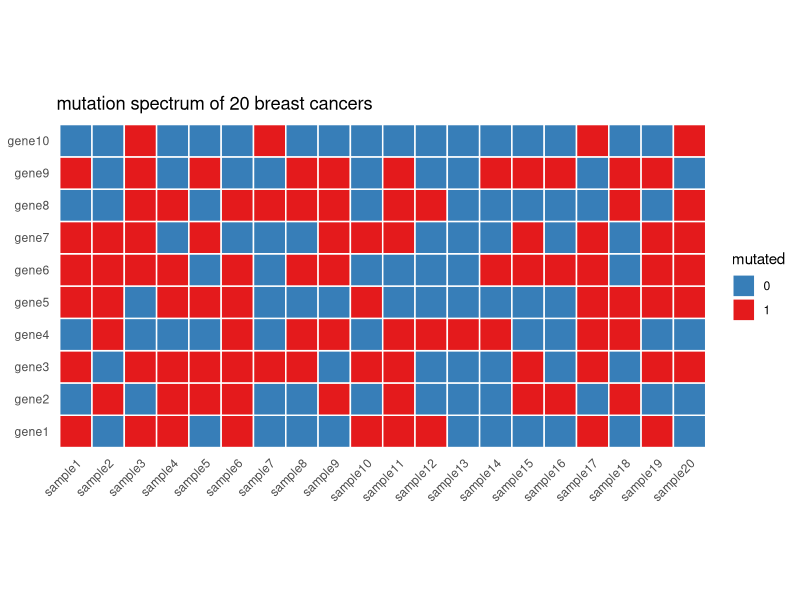

R code for this plot: (Note: this script raises an error after producing the figure.)
library(dplyr)
library(tidyr)
library(ggplot2)
library(RColorBrewer)
library(ggthemes)
mut<- replicate(20, sample(c(0,1), 10, replace=TRUE))
mut<- as.data.frame(mut)
colnames(mut)<- paste0("sample", 1:20)
mut<- mut %>% mutate(gene=paste0("gene", 1:10))
head(mut)
mut.tidy<- mut %>% tidyr::gather(sample, mutated, 1:20)
mut.tidy$gene<- factor(mut.tidy$gene, levels = paste0("gene", 1:10))
mut.tidy$sample<- factor(mut.tidy$sample, levels = paste0("sample", 1:20))
mut.tidy$mutated<- factor(mut.tidy$mutated)
gg <- ggplot(mut.tidy, aes(x=sample, y=gene, fill=mutated)) + geom_tile(color="white", size=0.5)
gg<- gg + scale_fill_brewer(palette = "Set1", direction = -1)

gg<- gg + coord_equal()
gg<- gg + labs(x=NULL, y=NULL, title="mutation spectrum of 20 breast cancers")
gg <- gg + theme_tufte(base_family="Helvetica")
gg <- gg + theme(axis.ticks=element_blank())
gg <- gg + theme(axis.text.x=element_text(angle = 45, hjust = 1))
gg

# fazer para minha base de dados
teste <- df_profundidade[1:10,1:ncol(df_profundidade)]
teste.tidy<- teste %>% tidyr::gather(sample, mutated, 2:ncol(teste))
teste.tidy$mutated %<>% as.factor()  
teste.tidy$NUM_CPF %<>% as.factor() 
teste.tidy$sample %<>% as.factor() 
gg_2 <- ggplot(teste.tidy, aes(x=sample, y=NUM_CPF, fill=mutated)) + geom_tile(color="white", size=0.5)
gg_2 <- gg_2 + scale_fill_brewer(palette = "Set1", direction = -1)

gg_2<- gg_2 + coord_equal()
gg_2<- gg_2 + labs(x=NULL, y=NULL, title="teste")
gg_2 <- gg_2 + theme_tufte(base_family="Helvetica")
gg_2 <- gg_2 + theme(axis.ticks=element_blank())
gg_2 <- gg_2 + theme(axis.text.x=element_text(angle = 45, hjust = 1))
gg_2
